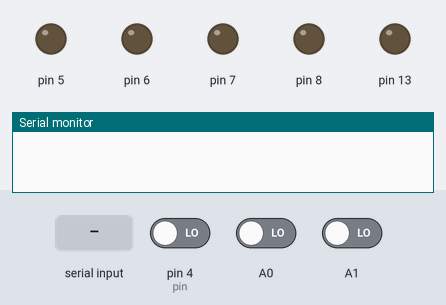
The sketch below on a simulated Arduino Uno, built with avr-gcc and run on an emulated ATmega328P. Shown: output pins drawn as LEDs (lit = HIGH), the last lines printed to the serial monitor. Inputs (shaded band) come from the test bench; at power-on: A0 LOW, A1 LOW, pin 4 (pin) LOW.

Above: at 1.2 s.
1.3 s: "G" received over Serial
At 2.6 s:
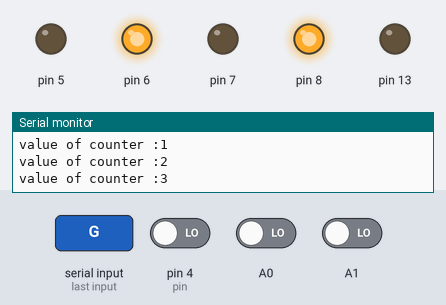
3.8 s: A0 driven HIGH
At 4.8 s:
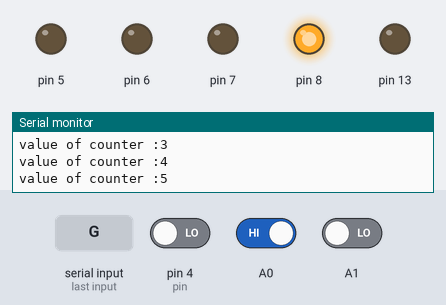
5.3 s: A1 driven HIGH
At 5.9 s:
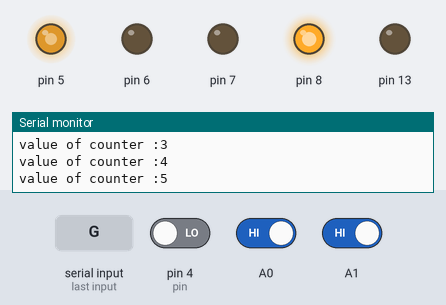
6.8 s: A0 driven LOW
At 7.1 s:
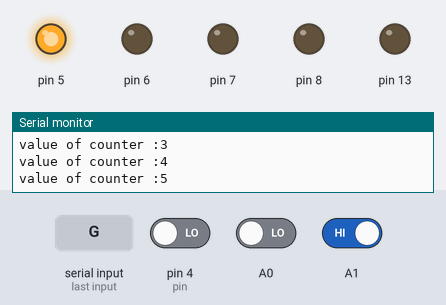
8.3 s: "S" received over Serial
At 9.4 s:
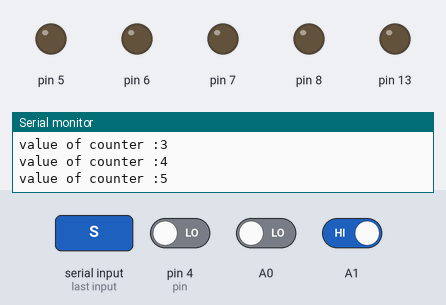
Timing chart, 0 to 10.8 s (numbered marks = the images above; inputs shaded):
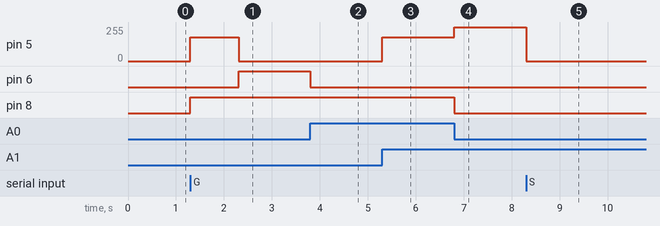

Measured:
- after the input at 1.3 s, pin 5: 0/255 → 180/255 at once, → 0/255 1.0 s later; pin 6: LOW → HIGH after 1.0 s; pin 8: LOW → HIGH at once
- after the input at 3.8 s, pin 6: HIGH → LOW at once
- after the input at 5.3 s, pin 5: 0/255 → 180/255 at once
- after the input at 6.8 s, pin 5: 180/255 → 255/255 at once; pin 8: HIGH → LOW at once
- after the input at 8.3 s, pin 5: 255/255 → 0/255 at once

The sketch:

_Bronze_Challenge__kartik_kumaria_.ino
```cpp
int counter = 0;
unsigned long int st = 0 , ft = 0, gST = 0, gFT = 0;
int pin = 4;
unsigned valueOfSignalGantry ;
int gantry = 0;

////////////////////////////////////////////////////////////////////////////////////////////////////////
void setup() {
  // put your setup code here, to run once:
  pinMode(5, OUTPUT);
  pinMode(6, OUTPUT);
  pinMode(7, OUTPUT);
  pinMode(8, OUTPUT);
  pinMode(13, OUTPUT);
  pinMode(A0, INPUT); //l
  pinMode(A1, INPUT); //r
  pinMode(pin, INPUT);
  Serial.begin(9600);
}
///////////////////////////////////////////////////////////////////////////////////////////////////////
// BUGGY MOVEMENT
void forward() {
  //digitalWrite(5,HIGH);
  analogWrite(5, 180);
  digitalWrite(6, LOW);
  digitalWrite(7, LOW);
  //digitalWrite(8,HIGH);
  analogWrite(8, 180);
}
void backward() {
  digitalWrite(5, LOW);
  digitalWrite(6, HIGH);
  digitalWrite(7, HIGH);
  digitalWrite(8, LOW);
}
void right() {
  digitalWrite(5, LOW);
  digitalWrite(6, LOW);
  digitalWrite(7, LOW);
  digitalWrite(8, HIGH);
}
void left() {
  digitalWrite(5, HIGH);
  digitalWrite(6, LOW);
  digitalWrite(7, LOW);
  digitalWrite(8, LOW);
}
void stopf() {
  digitalWrite(5, LOW);
  digitalWrite (6, LOW);
  digitalWrite (7, LOW);
  digitalWrite (8, LOW);
}
void clockwise() {
  digitalWrite(5, LOW);
  digitalWrite(6, HIGH);
  digitalWrite(7, LOW);
  digitalWrite(8, HIGH);
}
//////////////////////////////////////////////////////////////////////////////////////////////////
// GANTRY SIGNAL
void checkGantry() {
  //    now check for different gantry signals
  valueOfSignalGantry = pulseIn(pin, HIGH, 1500);
  if (valueOfSignalGantry > 400 && valueOfSignalGantry < 1000) {
    Serial.println(valueOfSignalGantry);
    gantry++;
    Serial.println(gantry);
    stopf();
    delay(1000);
    forward();
    delay(400);
  }
  //    more else if conditions
}
///////////////////////////////////////////////////////////////////////////////////////////////////////////
// LINE FOLLOWING CODE
void buggy() {
  int l, r;

  l = digitalRead(A0);
  r = digitalRead(A1);
  checkGantry();

  if (l == 1 && r == 0) {
    right();
  }
  else if (l == 0 && r == 1) {

    left();
  }
  else if (l == 1 && r == 1) {
    forward();
  }
  else if (l == 0 && r == 0) {
    st = millis();
    if (st - 500 > ft) {
      counter++;
      Serial.print("value of counter :");
      Serial.println(counter);
      ft = millis();
    }
    if (counter == 1) {
      forward();
    }
    else if (counter == 2) {
      //right();
      forward();
    }
    else if (counter == 3) {
      clockwise();
      delay(50);
    }
    //delay kei bad ek bari aur detect kar rahi thi
    //    else if(counter == 4){
    //      right();
    //      clockwise();
    //      delay(50);
    //      stopf();
    //      delay(10);
    //    }
    if (gantry == 2)
    {
      clockwise();
      delay(50);
      forward();
      counter = 0;

      if (counter == 2) {
        stopf();
        //      exit(0);
        delay(5000);
        counter = 0;
      }
    }


  }
}
char s;
void loop() {
  if (Serial.available() > 0) {
    char temp = Serial.read();
    if (temp == 'G' || temp == 'S') {
      s = temp;
    }
    //  s = Serial.read();
  }
  if ( s == 'G') {
    buggy();
  }
  else if ( s == 'S') {
    stopf();
    delay(1000);
  }

}
```
